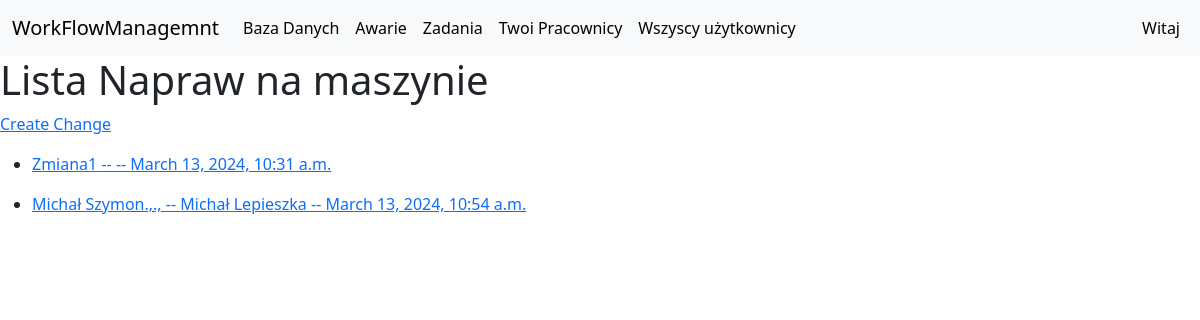
The page /database/machine_detail/6/changes_list/ on the database its author committed.
### base/models.py (models this page shows, shortened)
class MachineChanges(models.Model):
    machine = models.ForeignKey(MachineDatabase, on_delete=models.CASCADE, null=True, blank=True)
    name = models.CharField(max_length=255, blank=True, null=True)
    time = models.DateTimeField(blank=True, null=True)
    author = models.ForeignKey(User, blank=True, null=True, on_delete=models.CASCADE)
    photos = models.ImageField(blank=True, null=True, upload_to='changes_images/')
    changes = models.TextField(blank=True, null=True)

### database/views.py (the view)
# urls.py: path('machine_detail/<int:pk>/changes_list/', MachineChangesListView.as_view(), name='changes_list'),
class MachineChangesListView(ListView):
    template_name = 'database/changes_list.html'
    model = MachineChanges
    context_object_name = 'changes'
    def get_context_data(self, **kwargs):
        context = super().get_context_data(**kwargs)
        pk = self.kwargs.get('pk')
        machine = get_object_or_404(MachineDatabase, pk=pk)
        context['machine'] = machine
        return context
    def get_queryset(self):
        machine_pk = self.kwargs.get('pk')
        return MachineChanges.objects.filter(machine__pk=machine_pk)

### base/context_processors.py (called while the page is built)
def group_names_processor(request):
    if request.user.is_authenticated:
        group_names = [group.name for group in request.user.groups.all()]
    else:
        group_names = []
    return {'group_names': group_names}

### database/templates/database/changes_list.html
{% extends 'base/base.html' %}
{% block content %}
  <h1>Lista Napraw na maszynie</h1>
  {% if machine %}
    <p><a href="{% url 'database:create_change' pk=machine.pk %}">Create Change</a></p>
  {% endif %}
  {% for change in changes %}
    <ul>
      <li>
        <a href="{% url 'database:change_detail' pk=machine.pk change_pk=change.pk %}">
            {{ change.name }} -- {{ change.author.get_full_name }} -- {{ change.time }}
          </a>
      </li>
    </ul>
{% empty %}
    <p>Nie ma żadnych zmian do wyświetlenia</p>
{% endfor %}
{% endblock %}

### base/static/base/style.css (style rules this page uses)
:root { --bs-table-bg: #ffffff; --bs-body-bg: #ffffff; }

### rows shown on the page
MachineChanges: name "Zmiana1", time "March 13, 2024, 10:31 a.m."
MachineChanges: name "Michał Szymon.,.,", author.get_full_name "Michał Lepieszka", time "March 13, 2024, 10:54 a.m."
